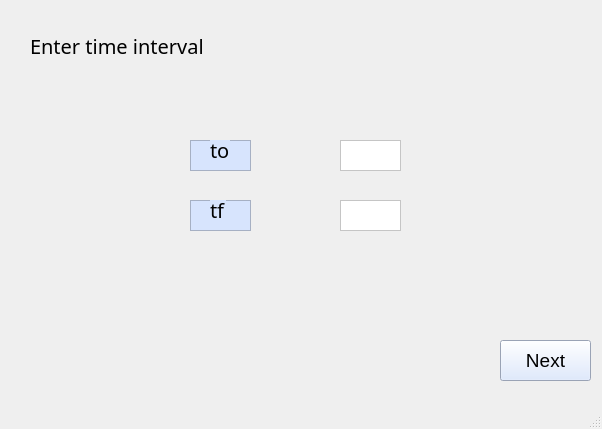
<?xml version="1.0" encoding="UTF-8"?>
<ui version="4.0">
 <class>MainWindow</class>
 <widget class="QMainWindow" name="MainWindow">
  <property name="geometry">
   <rect>
    <x>0</x>
    <y>0</y>
    <width>602</width>
    <height>429</height>
   </rect>
  </property>
  <property name="windowTitle">
   <string>MainWindow</string>
  </property>
  <property name="styleSheet">
   <string notr="true"/>
  </property>
  <widget class="QWidget" name="centralwidget">
   <widget class="QLabel" name="label">
    <property name="geometry">
     <rect>
      <x>30</x>
      <y>20</y>
      <width>201</width>
      <height>51</height>
     </rect>
    </property>
    <property name="font">
     <font>
      <family>Sitka</family>
      <pointsize>15</pointsize>
     </font>
    </property>
    <property name="text">
     <string>Enter time interval</string>
    </property>
   </widget>
   <widget class="QTextEdit" name="yField">
    <property name="geometry">
     <rect>
      <x>340</x>
      <y>200</y>
      <width>61</width>
      <height>31</height>
     </rect>
    </property>
    <property name="styleSheet">
     <string notr="true">background-color: rgb(255, 255, 255);</string>
    </property>
   </widget>
   <widget class="QTextEdit" name="textEdit">
    <property name="geometry">
     <rect>
      <x>190</x>
      <y>140</y>
      <width>61</width>
      <height>31</height>
     </rect>
    </property>
    <property name="styleSheet">
     <string notr="true">background-color: rgb(215, 228, 253);</string>
    </property>
   </widget>
   <widget class="QLabel" name="aTextField">
    <property name="geometry">
     <rect>
      <x>210</x>
      <y>140</y>
      <width>20</width>
      <height>20</height>
     </rect>
    </property>
    <property name="font">
     <font>
      <family>Sitka</family>
      <pointsize>15</pointsize>
     </font>
    </property>
    <property name="styleSheet">
     <string notr="true">background-color: rgb(215, 228, 253);</string>
    </property>
    <property name="text">
     <string>to</string>
    </property>
   </widget>
   <widget class="QTextEdit" name="toField">
    <property name="geometry">
     <rect>
      <x>340</x>
      <y>140</y>
      <width>61</width>
      <height>31</height>
     </rect>
    </property>
    <property name="styleSheet">
     <string notr="true">background-color: rgb(255, 255, 255);
</string>
    </property>
   </widget>
   <widget class="QLabel" name="aTextField_2">
    <property name="geometry">
     <rect>
      <x>210</x>
      <y>200</y>
      <width>21</width>
      <height>31</height>
     </rect>
    </property>
    <property name="font">
     <font>
      <family>Sitka</family>
      <pointsize>15</pointsize>
     </font>
    </property>
    <property name="text">
     <string>Y</string>
    </property>
   </widget>
   <widget class="QTextEdit" name="tfField">
    <property name="geometry">
     <rect>
      <x>190</x>
      <y>200</y>
      <width>61</width>
      <height>31</height>
     </rect>
    </property>
    <property name="styleSheet">
     <string notr="true">background-color: rgb(215, 228, 253);</string>
    </property>
   </widget>
   <widget class="QLabel" name="aTextField_3">
    <property name="geometry">
     <rect>
      <x>210</x>
      <y>200</y>
      <width>16</width>
      <height>20</height>
     </rect>
    </property>
    <property name="font">
     <font>
      <family>Sitka</family>
      <pointsize>15</pointsize>
     </font>
    </property>
    <property name="styleSheet">
     <string notr="true">background-color: rgb(215, 228, 253);</string>
    </property>
    <property name="text">
     <string>tf</string>
    </property>
   </widget>
   <widget class="QPushButton" name="nextButton">
    <property name="geometry">
     <rect>
      <x>500</x>
      <y>340</y>
      <width>91</width>
      <height>41</height>
     </rect>
    </property>
    <property name="font">
     <font>
      <pointsize>14</pointsize>
     </font>
    </property>
    <property name="styleSheet">
     <string notr="true">background-color: rgb(215, 228, 253);</string>
    </property>
    <property name="text">
     <string>Next</string>
    </property>
   </widget>
  </widget>
  <widget class="QMenuBar" name="menubar">
   <property name="geometry">
    <rect>
     <x>0</x>
     <y>0</y>
     <width>602</width>
     <height>21</height>
    </rect>
   </property>
  </widget>
  <widget class="QStatusBar" name="statusbar"/>
 </widget>
 <resources/>
 <connections/>
</ui>
